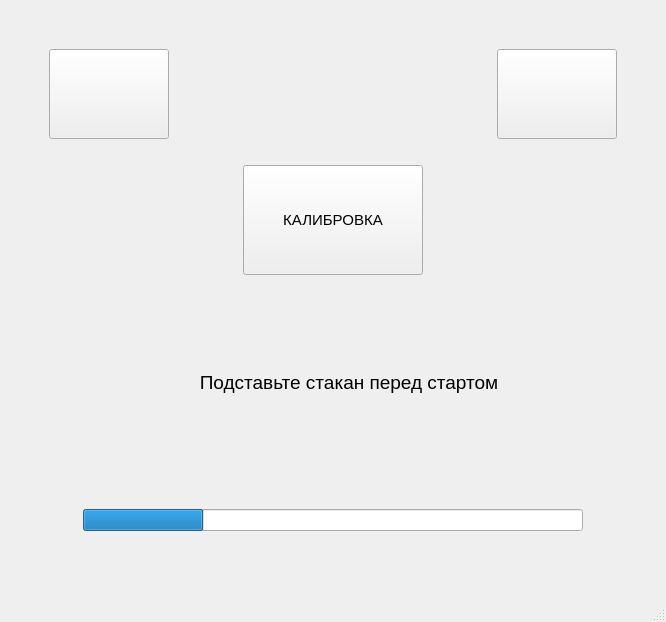
<?xml version="1.0" encoding="UTF-8"?>
<ui version="4.0">
 <class>MainWindow</class>
 <widget class="QMainWindow" name="MainWindow">
  <property name="geometry">
   <rect>
    <x>0</x>
    <y>0</y>
    <width>666</width>
    <height>622</height>
   </rect>
  </property>
  <property name="minimumSize">
   <size>
    <width>480</width>
    <height>320</height>
   </size>
  </property>
  <property name="windowTitle">
   <string>MainWindow</string>
  </property>
  <widget class="QWidget" name="centralwidget">
   <layout class="QHBoxLayout" name="horizontalLayout_5">
    <item>
     <spacer name="horizontalSpacer_5">
      <property name="orientation">
       <enum>Qt::Horizontal</enum>
      </property>
      <property name="sizeType">
       <enum>QSizePolicy::Minimum</enum>
      </property>
      <property name="sizeHint" stdset="0">
       <size>
        <width>40</width>
        <height>30</height>
       </size>
      </property>
     </spacer>
    </item>
    <item>
     <layout class="QVBoxLayout" name="verticalLayout">
      <item>
       <spacer name="verticalSpacer_5">
        <property name="orientation">
         <enum>Qt::Vertical</enum>
        </property>
        <property name="sizeType">
         <enum>QSizePolicy::Fixed</enum>
        </property>
        <property name="sizeHint" stdset="0">
         <size>
          <width>20</width>
          <height>30</height>
         </size>
        </property>
       </spacer>
      </item>
      <item>
       <layout class="QHBoxLayout" name="horizontalLayout">
        <item>
         <widget class="QPushButton" name="button_menu">
          <property name="minimumSize">
           <size>
            <width>120</width>
            <height>90</height>
           </size>
          </property>
          <property name="maximumSize">
           <size>
            <width>85</width>
            <height>70</height>
           </size>
          </property>
          <property name="font">
           <font>
            <pointsize>11</pointsize>
           </font>
          </property>
          <property name="text">
           <string/>
          </property>
          <property name="autoRepeatInterval">
           <number>100</number>
          </property>
         </widget>
        </item>
        <item>
         <spacer name="horizontalSpacer_7">
          <property name="orientation">
           <enum>Qt::Horizontal</enum>
          </property>
          <property name="sizeType">
           <enum>QSizePolicy::Expanding</enum>
          </property>
          <property name="sizeHint" stdset="0">
           <size>
            <width>20</width>
            <height>20</height>
           </size>
          </property>
         </spacer>
        </item>
        <item>
         <widget class="QPushButton" name="button_reset">
          <property name="minimumSize">
           <size>
            <width>120</width>
            <height>90</height>
           </size>
          </property>
          <property name="maximumSize">
           <size>
            <width>85</width>
            <height>70</height>
           </size>
          </property>
          <property name="font">
           <font>
            <pointsize>11</pointsize>
           </font>
          </property>
          <property name="text">
           <string/>
          </property>
          <property name="autoRepeatInterval">
           <number>100</number>
          </property>
         </widget>
        </item>
       </layout>
      </item>
      <item>
       <spacer name="verticalSpacer_4">
        <property name="orientation">
         <enum>Qt::Vertical</enum>
        </property>
        <property name="sizeType">
         <enum>QSizePolicy::Fixed</enum>
        </property>
        <property name="sizeHint" stdset="0">
         <size>
          <width>20</width>
          <height>10</height>
         </size>
        </property>
       </spacer>
      </item>
      <item>
       <layout class="QHBoxLayout" name="horizontalLayout_4">
        <item>
         <spacer name="horizontalSpacer">
          <property name="orientation">
           <enum>Qt::Horizontal</enum>
          </property>
          <property name="sizeHint" stdset="0">
           <size>
            <width>40</width>
            <height>20</height>
           </size>
          </property>
         </spacer>
        </item>
        <item>
         <widget class="QPushButton" name="button_calibr">
          <property name="minimumSize">
           <size>
            <width>180</width>
            <height>110</height>
           </size>
          </property>
          <property name="maximumSize">
           <size>
            <width>85</width>
            <height>70</height>
           </size>
          </property>
          <property name="font">
           <font>
            <pointsize>11</pointsize>
           </font>
          </property>
          <property name="text">
           <string>КАЛИБРОВКА</string>
          </property>
          <property name="autoRepeatInterval">
           <number>100</number>
          </property>
         </widget>
        </item>
        <item>
         <spacer name="horizontalSpacer_2">
          <property name="orientation">
           <enum>Qt::Horizontal</enum>
          </property>
          <property name="sizeHint" stdset="0">
           <size>
            <width>40</width>
            <height>20</height>
           </size>
          </property>
         </spacer>
        </item>
       </layout>
      </item>
      <item>
       <spacer name="verticalSpacer_2">
        <property name="orientation">
         <enum>Qt::Vertical</enum>
        </property>
        <property name="sizeType">
         <enum>QSizePolicy::Expanding</enum>
        </property>
        <property name="sizeHint" stdset="0">
         <size>
          <width>20</width>
          <height>15</height>
         </size>
        </property>
       </spacer>
      </item>
      <item>
       <layout class="QHBoxLayout" name="horizontalLayout_3">
        <item>
         <spacer name="horizontalSpacer_8">
          <property name="orientation">
           <enum>Qt::Horizontal</enum>
          </property>
          <property name="sizeHint" stdset="0">
           <size>
            <width>40</width>
            <height>20</height>
           </size>
          </property>
         </spacer>
        </item>
        <item>
         <widget class="QLabel" name="label">
          <property name="minimumSize">
           <size>
            <width>600</width>
            <height>80</height>
           </size>
          </property>
          <property name="font">
           <font>
            <pointsize>14</pointsize>
           </font>
          </property>
          <property name="text">
           <string>Подставьте стакан перед стартом</string>
          </property>
          <property name="alignment">
           <set>Qt::AlignCenter</set>
          </property>
         </widget>
        </item>
        <item>
         <spacer name="horizontalSpacer_9">
          <property name="orientation">
           <enum>Qt::Horizontal</enum>
          </property>
          <property name="sizeHint" stdset="0">
           <size>
            <width>40</width>
            <height>20</height>
           </size>
          </property>
         </spacer>
        </item>
       </layout>
      </item>
      <item>
       <spacer name="verticalSpacer_3">
        <property name="orientation">
         <enum>Qt::Vertical</enum>
        </property>
        <property name="sizeType">
         <enum>QSizePolicy::Expanding</enum>
        </property>
        <property name="sizeHint" stdset="0">
         <size>
          <width>20</width>
          <height>20</height>
         </size>
        </property>
       </spacer>
      </item>
      <item>
       <layout class="QHBoxLayout" name="horizontalLayout_2">
        <item>
         <spacer name="horizontalSpacer_3">
          <property name="orientation">
           <enum>Qt::Horizontal</enum>
          </property>
          <property name="sizeHint" stdset="0">
           <size>
            <width>40</width>
            <height>20</height>
           </size>
          </property>
         </spacer>
        </item>
        <item>
         <widget class="QProgressBar" name="myprogressBar">
          <property name="minimumSize">
           <size>
            <width>500</width>
            <height>0</height>
           </size>
          </property>
          <property name="value">
           <number>24</number>
          </property>
          <property name="textVisible">
           <bool>false</bool>
          </property>
         </widget>
        </item>
        <item>
         <spacer name="horizontalSpacer_4">
          <property name="orientation">
           <enum>Qt::Horizontal</enum>
          </property>
          <property name="sizeHint" stdset="0">
           <size>
            <width>40</width>
            <height>20</height>
           </size>
          </property>
         </spacer>
        </item>
       </layout>
      </item>
      <item>
       <spacer name="verticalSpacer">
        <property name="orientation">
         <enum>Qt::Vertical</enum>
        </property>
        <property name="sizeType">
         <enum>QSizePolicy::Fixed</enum>
        </property>
        <property name="sizeHint" stdset="0">
         <size>
          <width>20</width>
          <height>60</height>
         </size>
        </property>
       </spacer>
      </item>
     </layout>
    </item>
    <item>
     <spacer name="horizontalSpacer_6">
      <property name="orientation">
       <enum>Qt::Horizontal</enum>
      </property>
      <property name="sizeType">
       <enum>QSizePolicy::Minimum</enum>
      </property>
      <property name="sizeHint" stdset="0">
       <size>
        <width>40</width>
        <height>20</height>
       </size>
      </property>
     </spacer>
    </item>
   </layout>
  </widget>
  <widget class="QMenuBar" name="menubar">
   <property name="geometry">
    <rect>
     <x>0</x>
     <y>0</y>
     <width>666</width>
     <height>26</height>
    </rect>
   </property>
  </widget>
  <widget class="QStatusBar" name="statusbar"/>
 </widget>
 <resources/>
 <connections/>
</ui>
